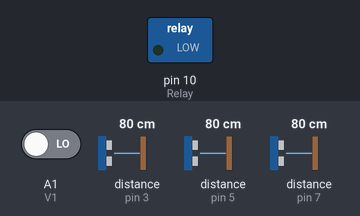
Simulated run of this sketch. Board: Arduino Uno, built with avr-gcc and run on an emulated ATmega328P. On the bench: switched loads named in the sketch (green lamp = pin HIGH). Wiring (inferred from the names in the program): 3 × ultrasonic range finder: trigger pin 2, echo pin 3 / trigger pin 4, echo pin 5 / trigger pin 6, echo pin 7. The test bench sets the inputs (shaded band); at power-on: distance to the obstacle (sensors on pin 3, pin 5, pin 7) 80 cm, A1 (V1) LOW. The echo pulse lasts 58.3 µs per cm; pins used as bus, display or sensor lines are not drawn; what the sketch prints to the serial monitor is not drawn.

Above: at 1.2 s.
1.3 s: distance to the obstacle (sensor on pin 3) set to 4 cm
4.3 s: A1 (V1) driven HIGH
At 5.5 s:
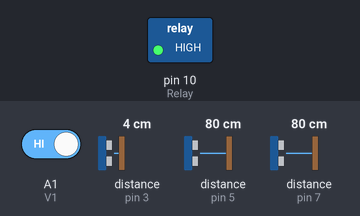
5.8 s: distance to the obstacle (sensor on pin 5) set to 4 cm
8.8 s: distance to the obstacle (sensor on pin 7) set to 35 cm
11.5 s: A1 (V1) driven LOW
At 12.7 s:
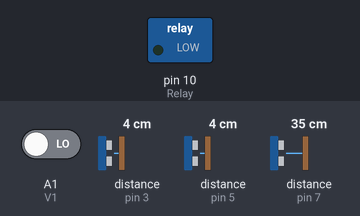
13.0 s: distance to the obstacle (sensor on pin 3) set to 9 cm
Timing chart, 0 to 16.0 s (numbered marks = the images above; inputs shaded):
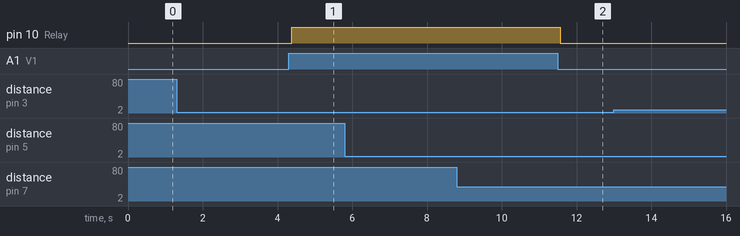

The sketch:

RobotCarRTOS2.ino
```cpp
#include <Arduino_FreeRTOS.h>

#define Relay 10 //chan dieu khien relay
#define V1 A1 //chan vao V+
#define V2 A0 //chan vao V-

#define echoPin1    7     // chân echo của cảm biến AS1
#define trigPin1    6     // chân trig của cảm biến AS1
#define echoPin2    5     // chân echo của cảm biến AS2
#define trigPin2    4
#define echoPin3    3     // chân echo của cảm biến AS3
#define trigPin3    2

const int Gioi_han = 30;  //cách 50cm, cảm biến AS1
int khoang_cach;

void TaskReadSensors( void *pvParameters );
void TaskControl( void *pvParameters );


void setup() {

  Serial.begin(115200);

  while (!Serial);
  Serial.println("Start .....");

  xTaskCreate(
    TaskReadSensors
    ,  (const portCHAR *)"ReadSensors"   // A name just for humans
    ,  128  // This stack size can be checked & adjusted by reading the Stack Highwater
    ,  NULL
    ,  1  // Priority, with 3 (configMAX_PRIORITIES - 1) being the highest, and 0 being the lowest.
    ,  NULL );

  xTaskCreate(
    TaskControl
    ,  (const portCHAR *)"Control"
    ,  128  // Stack size
    ,  NULL
    ,  2  // Priority
    ,  NULL );
}

void loop()
{
}


void TaskReadSensors(void *pvParameters)  // This is a task.
{
  (void) pvParameters;
  // khoi tao cac chan trigger, echo
  int duration; // biến đo thời gian//số nguyên 0--2^32)-1
  int khoang_cachInt1, khoang_cachInt2, khoang_cachInt3;

  pinMode(trigPin1, OUTPUT); // transmit
  pinMode(echoPin1, INPUT_PULLUP); // receive

  pinMode(trigPin2, OUTPUT);
  pinMode(echoPin2, INPUT_PULLUP);

  pinMode(trigPin3, OUTPUT);
  pinMode(echoPin3, INPUT_PULLUP);

  for (;;) // A Task shall never return or exit.
  {
    digitalWrite(trigPin1,0);   // tắt chân trig
    delayMicroseconds(2);
    digitalWrite(trigPin1,1);   // phát xung từ chân trig
    delayMicroseconds(10);   // xung có độ dài 10 microSeconds
    digitalWrite(trigPin1,0);   // tắt chân trig

    /* Tính toán thời gian */
    // Đo độ rộng xung HIGH ở chân echo.
    duration = pulseIn(echoPin1,HIGH);
    khoang_cachInt1= duration/58;//Serial.print("khoang_cachInt1 ");Serial.println(khoang_cachInt1);
    vTaskDelay(1/portTICK_PERIOD_MS);

    digitalWrite(trigPin2,0);   // tắt chân trig
    delayMicroseconds(2);
    digitalWrite(trigPin2,1);   // phát xung từ chân trig
    delayMicroseconds(10);   // xung có độ dài 10 microSeconds
    digitalWrite(trigPin2,0);   // tắt chân trig

    /* Tính toán thời gian */
    // Đo độ rộng xung HIGH ở chân echo.
    duration = pulseIn(echoPin2,HIGH);
    khoang_cachInt2= duration/58;//Serial.print("khoang_cachInt2 ");Serial.println(khoang_cachInt2);
    vTaskDelay(1/portTICK_PERIOD_MS);

    digitalWrite(trigPin3,0);   // tắt chân trig
    delayMicroseconds(2);
    digitalWrite(trigPin3,1);   // phát xung từ chân trig
    delayMicroseconds(10);   // xung có độ dài 10 microSeconds
    digitalWrite(trigPin3,0);   // tắt chân trig

    /* Tính toán thời gian */
    // Đo độ rộng xung HIGH ở chân echo.
    duration = pulseIn(echoPin3,HIGH);
    khoang_cachInt3= duration/58;//Serial.print("khoang_cachInt3 ");Serial.println(khoang_cachInt3);
    khoang_cach = khoang_cachInt1;
    if(khoang_cach > khoang_cachInt2) khoang_cach = khoang_cachInt2;
    if(khoang_cach > khoang_cachInt3) khoang_cach = khoang_cachInt3;

    Serial.print("Khaong cach: ");Serial.println(khoang_cach);
    vTaskDelay(10/portTICK_PERIOD_MS);
  }
}

void TaskControl(void *pvParameters)  // This is a task.
{
  (void) pvParameters;
  pinMode(Relay, OUTPUT);//digitalWrite(Relay, HIGH);
  pinMode(V1, INPUT);digitalWrite(V1, LOW);
  pinMode(V2, INPUT);digitalWrite(V2, LOW);

  for (;;)
  {
    if((digitalRead(V1) == HIGH) && (khoang_cach < Gioi_han))
    {
      digitalWrite(Relay, HIGH);
    }
    else
    {
      digitalWrite(Relay, LOW);
    }
    Serial.print("V1: ");Serial.println(digitalRead(V1));
    vTaskDelay(100/portTICK_PERIOD_MS); // delay 100ms
  }
}
```

Measured:
- after the input at 4.3 s, pin 10 (Relay): LOW → HIGH after 0.08 s
- after the input at 11.5 s, pin 10 (Relay): HIGH → LOW after 0.06 s
